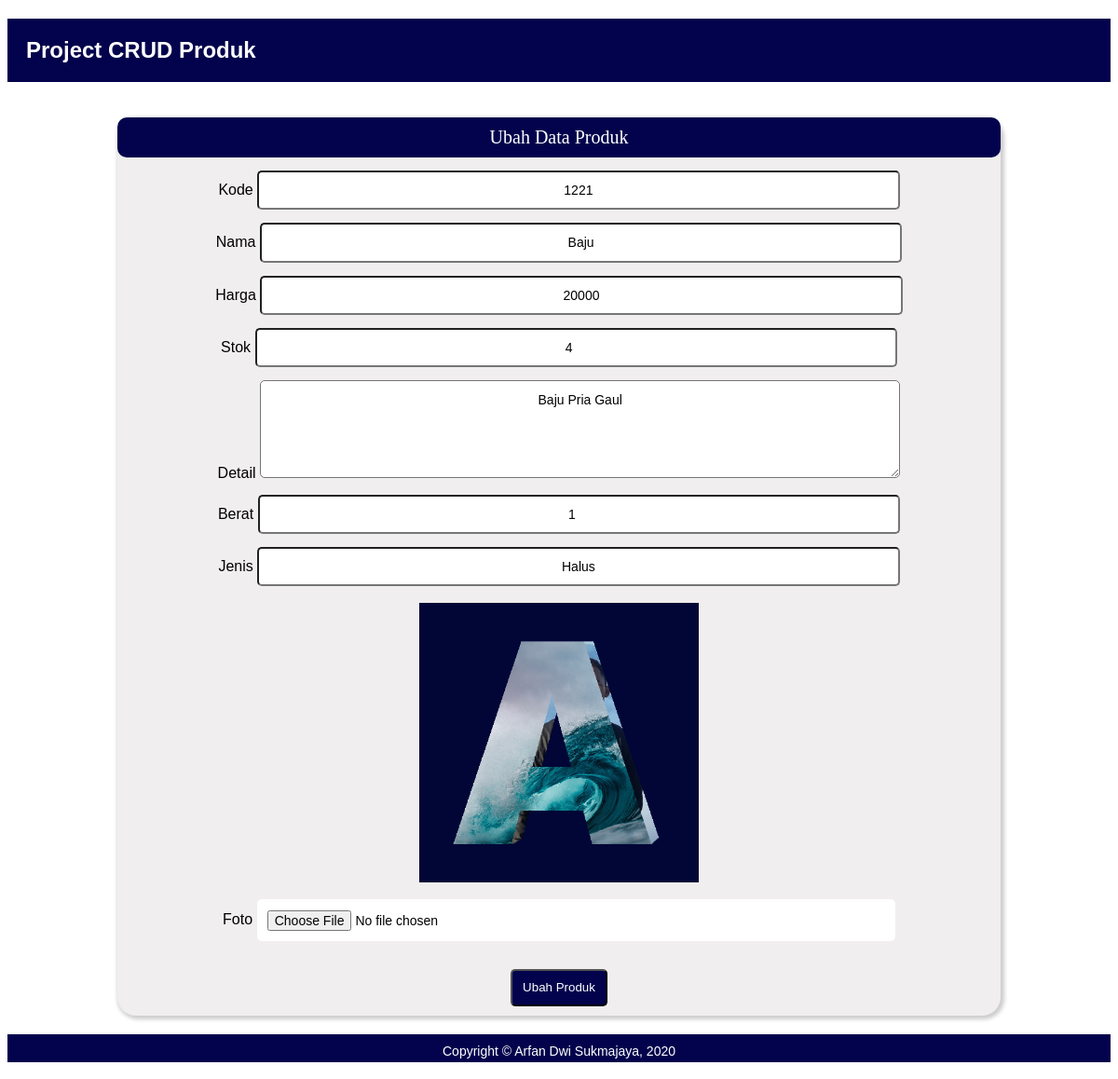
The app's page /?p=produkedit&id=4 with its own data.
### tables this page shows
CREATE TABLE `b_produk` (
  `idprd` int(11) NOT NULL,
  `kodeprd` varchar(30) NOT NULL,
  `namaprd` varchar(30) NOT NULL,
  `hargaprd` double NOT NULL,
  `stokprd` int(11) NOT NULL,
  `detailprd` text NOT NULL,
  `beratprd` float NOT NULL,
  `jenisprd` varchar(30) NOT NULL,
  `fotoprd` text NOT NULL,
  `tglsimpan` datetime NOT NULL
);

### produkedit.php (the view, shortened to what this page needs)
<?php
  $sqlp = mysqli_query($kon, "SELECT * FROM b_produk WHERE idprd = '$_GET[id]'");
  $rp = mysqli_fetch_array($sqlp);
?>
<div class="card">
  <div class="kepalacard">
    Ubah Data Produk
  </div>
  <div class="isicard" style="text-align:center">
  <form action="" method="POST" enctype="multipart/form-data">
<label for="kode">Kode</label>
<input type="text" name="kode" id="kode" value="<?= $rp['kodeprd']; ?>">
<br>
<label for="nama">Nama</label>
<input type="text" name="nama" id="nama" value="<?= $rp['namaprd']; ?>">
<br>
<label for="harga">Harga</label>
<input type="text" name="harga" id="harga" value="<?= $rp['hargaprd']; ?>">
<br>
<label for="stok">Stok</label>
<input type="number" name="stok" id="stok" value="<?= $rp['stokprd']; ?>">
<br>
<label for="">Detail
  <textarea name="detail" id="detail" cols="50" rows="5"><?= $rp['detailprd']; ?></textarea>
</label>
<br>
<label for="berat">Berat</label>
<input type="number" name="berat" id="berat" value="<?= $rp['beratprd']; ?>">
<br>
<label for="jenis">Jenis</label>
<input type="text" name="jenis" id="jenis" value="<?= $rp['jenisprd']; ?>">
<br>
<br>
<?php
echo "<img src='foto/$rp[fotoprd]' width='300px' >";
?>
<br>
<label for="foto">Foto</label>
<input type="file" name="foto" id="foto">
<br>
<br>
<label>
  <input name="simpan" type="submit"  id="simpan" value="Ubah Produk">
</label>
</form>
</div>
</div>

### style.css (style rules this page uses)
* { font-family:sans-serif; }
input[type="text"], input[type="password"], input[type="file"], input[type="number"], select, textarea { width: 70%; padding: 0.8em; margin-top:1em; background-color: #ffffff; font-family:sans-serif; font-size:14px; text-align: center; border-radius: 5px; }
input[type="submit"] { width:auto;; margin-top:0.9em; color:#ffffff; background-color:rgb(3, 3, 77); padding:0.8em; cursor:pointer; font-family: sans-serif; border-radius:5px; }
.card { width:80%; margin: 0 auto; text-align:center; min-height: 230px; border:thin; box-shadow: 2px 2px 4px 2px rgba(0, 0, 0, 0.2); padding-bottom: 10px; border-radius:20px; background-color: #f0eeee; }
.kepalacard { border-radius:10px; padding:10px; background-color: rgb(3, 3, 77); color: #ffffff; font-family: Century Gothic; font-size: 20px; }

### records on screen
b_produk: kode "1221", nama "Baju", harga "20000", stok "4", detail "Baju Pria Gaul", berat "1", jenis "Halus", fotoprd (picture)
